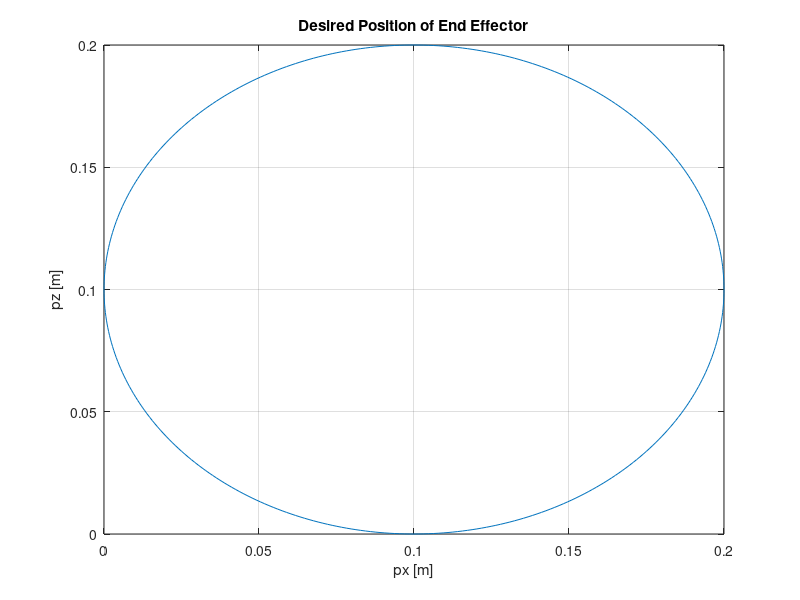
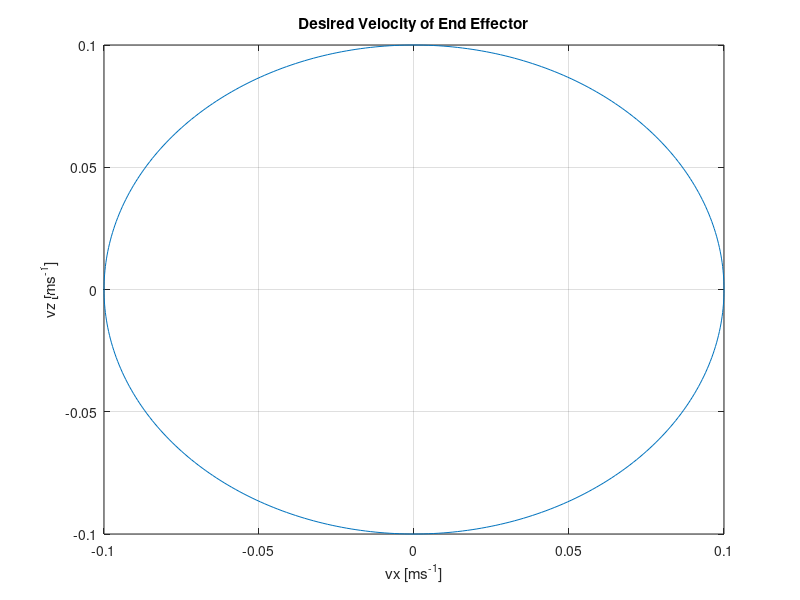
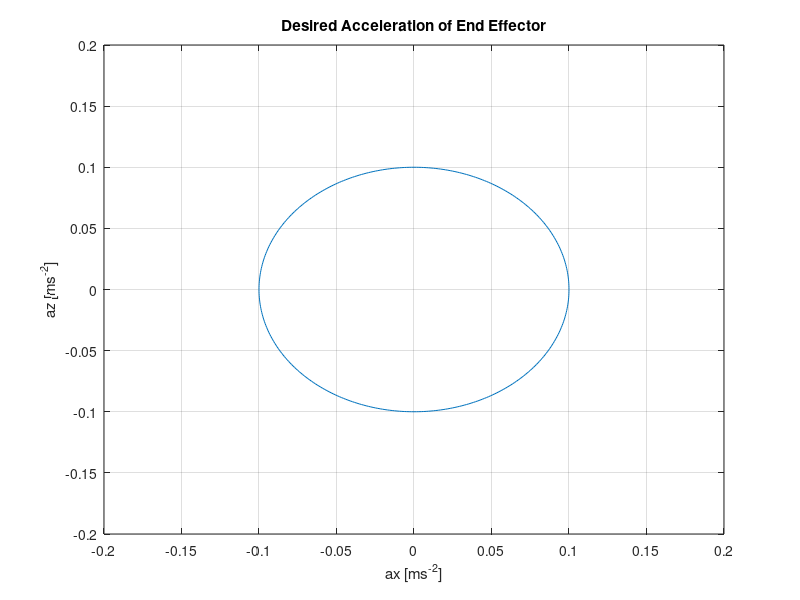

The MATLAB script that drew these images, in order: (Note: this script raises an error after producing the figures.)


%% Define Robot dynamic Params
clc;
close all;
clear;

%Load the Initial NN params
load("out.mat");

M= 5; %robot Base Mass
L1= 0.2; m1= 1; %Link 1 mass
L2= 0.2; m2= 0.5; %Link 2 mass
L3= 0.3; m3= 0.25; %Link 3 mass

B= 0.001; %damping coeff b/w links
b1= 0.001;
b2= 0.001;
b3= 0.001;


%% Reference Traj
dt=0.01;
T= 4; %sim time
t= (0:dt:T)'; %time vector 
dth= (2*pi/(length(t)-1))';
theta= 0:dth:2*pi;

%radius and center of the circle
r= 0.1;
ox= 0.1;
oz= 0.1;

%pos
py= zeros(size(t));
px= (ox + r*cos(theta))';
pz= (oz + r*sin(theta))';

%vel
v= 0.1; 
vx= -v*sin(theta);
vz= v*cos(theta);
vy= zeros(size(theta));

%accel
a= v^2/r;
ax= -a*cos(theta);
az= -a*sin(theta);
ay= zeros(size(theta));

xd= [px,py,pz];
xd_dot= [vx,vy,vz];
xd_2dot= [ax,ay,az];

figure();
plot(px,pz); grid on; xlabel("px [m]"); ylabel("pz [m]"); title("Desired Position of End Effector");
figure();
plot(vx,vz); grid on; xlabel("vx [ms^-^1]"); ylabel("vz [ms^-^1]"); title("Desired Velocity of End Effector");
figure();
plot(ax,az); grid on; xlabel("ax [ms^-^2]"); ylabel("az [ms^-^2]"); title("Desired Acceleration of End Effector");


%% Perform Ikine on Traj
for i=1:length(py)

ikine_eval(px(i),py(i),pz(i));

end

display("ikine Check successful. Trajectory is Valid!");


%% Control Law Params
lamda= 1.2;
Kv= [1.5, 0, 0;
    0, 0.1, 0;
    0, 0, 1.5];
w= zeros(3,1);



%% Initilize Neural Network Params

%Alphas
A1.time= [t];
A1.signals.values= [rand(9,5,length(t))];
A1.signals.dimensions= [9,5];

A2.time= [t];
A2.signals.values= [rand(5,4,length(t))];
A2.signals.dimensions= [5,4];

%Betas
B1.time= [t];
B1.signals.values= [rand(9,5,length(t))];
B1.signals.dimensions= [9,5];

B2.time= [t];
B2.signals.values= [rand(5,8,length(t))];
B2.signals.dimensions= [5,8];


%Gammas
C1.time= [t];
C1.signals.values= [rand(3,5,length(t))];
C1.signals.dimensions= [3,5];

C2.time= [t];
C2.signals.values= [rand(5,8,length(t))];
C2.signals.dimensions= [5,8];



%% Plot Actual and Desired Traj

sim dynamic_model_v4.slx;

actual_traj= ans.traj_actual;
px_actual= actual_traj(:,1,:);px_actual= px_actual(:);
pz_actual= actual_traj(:,3,:);pz_actual= pz_actual(:);

figure();
plot(px_actual,pz_actual);
hold on;
plot(px,pz);
grid on;
legend("Actual", "Desired");
xlabel("Px in [m]");
ylabel("Pz in [m]");
title("Desired vs Actual trajectory");


% Error plots
px_desired= ans.traj_desired(:,1);
pz_desired= ans.traj_desired(:,2);
ex= px_desired-px_actual;
ez= pz_desired-pz_actual;
tout= ans.tout;


figure();
plot(tout,ex);
hold on;
plot(tout,ez);
grid on;
xlabel("time [sec]");
ylabel("Error in [m]");
title("Tracking errors");
legend(["ex", "ez"]);


%Joint space plots
d= ans.q(:,1);
q1= ans.q(:,2);
q2= ans.q(:,3);
q3= ans.q(:,4);

figure();
plot(tout,d, tout, q1, tout, q2, tout, q3);
grid on;
xlabel("time [sec]");
ylabel("Joint Space Positions");
title("Joint Space Positions");
legend(["d", "q1", "q2", "q3"]);



%extract joint torques
tout= ans.tout;
tau= ans.tau;
tau= tau(:,:);

figure();
plot(tout, tau);
grid on;
xlabel("time");
ylabel("Joint Torques");
title("Joint Torques");
legend("F", "tau1", "tau2", "tau3");








